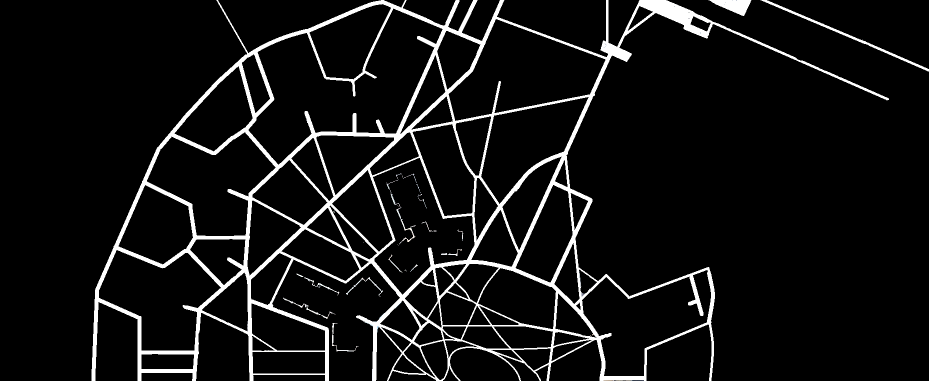
#> input picture masks/mask4.png, 1858 x 761 px (shown at 1/2 size); its folder holds 5 pictures in this run
$ python main.py
#> lines starting #> are read from the running program, lines starting #| are printed output that depends on the picture; after the words box and inside, x2 and y2 are one past the last pixel; in counts of white or black regions, pixels touching at a corner belong together
"""
Compare A* and Dijkstra on a prepared campus map.

The script reads a binary walkability mask and the corresponding satellite
image, builds a grid map, runs both planners from the same start point to the
same goal point, and visualizes:

1. the found paths on the binary grid;
2. the found paths on the satellite image;
3. the visited-node heatmaps.

Coordinates are stored as (x, y), while NumPy arrays are indexed as [y, x].
"""

import cv2
import numpy as np
import matplotlib.pyplot as plt
import heapq
import time


# Select which prepared map to use.
map_id = 4 # change this to 2, 3, 4, ... for other maps

# Start and goal coordinates for the selected map.
# Coordinates must be chosen on white/free areas of the binary mask.
start = (502, 394)
goal  = (1195, 682)


# Input files
mask_path = f"masks/mask{map_id}.png"
map_path  = f"maps/map{map_id}.png"


# Load the mask and satellite image
mask    = cv2.imread(mask_path, cv2.IMREAD_GRAYSCALE)
#> mask: shape (761, 1858); min 0, max 255, mean 19.5
map_img = cv2.imread(map_path)
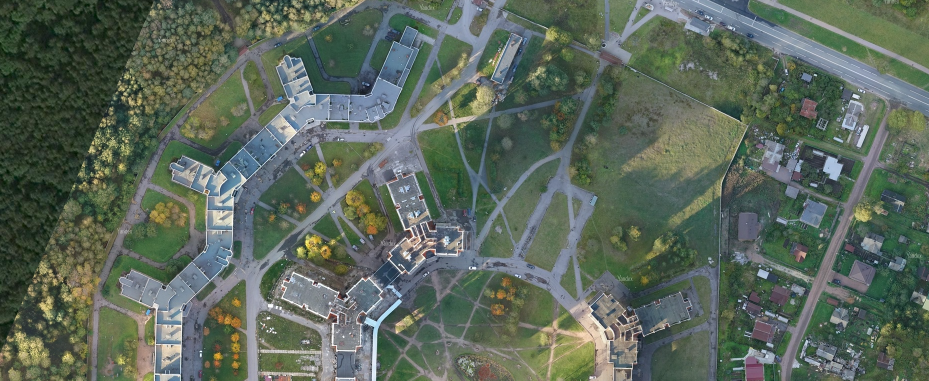
#> input picture maps/map4.png, 1858 x 761 px (shown at 1/2 size)
#> map_img is the input picture: shape (761, 1858, 3); mean B, G, R 91.8, 104.1, 91.7

if mask is None:
    print(f"Error: {mask_path} not found")
    exit()

if map_img is None:
    print(f"Error: {map_path} not found")
    exit()

map_rgb = cv2.cvtColor(map_img, cv2.COLOR_BGR2RGB)


# Convert BGR image from OpenCV to RGB for Matplotlib
# Direct threshold: white -> 1 (free), black -> 0 (obstacle)
grid = (mask > 127).astype(np.uint8)
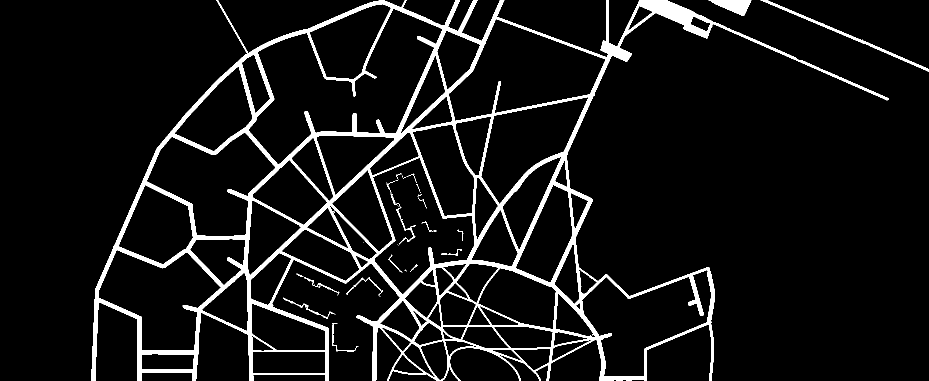
#> grid: shape (761, 1858) (shown at 1/2 size); values 0 (black) and 1 (white), 7.7% white; 42 white regions (24 under 20 px), largest, box (x1, y1, x2, y2) and area: (183, 0, 1778, 761) 103211, (1521, 0, 1858, 143) 1787, (1417, 0, 1503, 32) 1481


# VALIDATION
def is_valid_point(point, grid):
    """Check if a point is inside the map and located on a free cell."""
    x, y = point
    if 0 <= x < grid.shape[1] and 0 <= y < grid.shape[0]:
        return grid[y, x] == 1
    return False

# Check start and goal before running the algorithms
if not is_valid_point(start, grid):
    print(f"Error: start point {start} is not on a free cell.")
    exit()

if not is_valid_point(goal, grid):
    print(f"Error: goal point {goal} is not on a free cell.")
    exit()


# SHARED UTILITIES
def get_neighbors(node, grid):
    """Return valid neighboring cells using 8-connected movement."""
    x, y = node
    directions = [
        (1, 0), (-1, 0), (0, 1), (0, -1),
        (1, 1), (-1, -1), (1, -1), (-1, 1)
    ]
    neighbors = []
    for dx, dy in directions:
        nx, ny = x + dx, y + dy
        if 0 <= nx < grid.shape[1] and 0 <= ny < grid.shape[0]:
            if grid[ny, nx] == 1:
                neighbors.append((nx, ny))
    return neighbors

def euclidean(a, b):
    """Euclidean distance between two points."""
    return np.sqrt((a[0] - b[0])**2 + (a[1] - b[1])**2)

def reconstruct_path(came_from, start, goal):
    """Reconstruct path from the parent dictionary."""
    path = []
    node = goal
    while node in came_from:
        path.append(node)
        node = came_from[node]
    path.append(start)
    path.reverse()
    return path

def path_length(path):
    """Calculate total path length in pixels."""
    total = 0.0
    for i in range(len(path) - 1):
        total += euclidean(path[i], path[i + 1])
    return total


# A* ALGORITHM

def astar(grid, start, goal):
    """Find a shortest path using A* with Euclidean heuristic."""
#> called with start = (502, 394), goal = (1195, 682)
    open_set = []
    heapq.heappush(open_set, (0.0, start))

    came_from     = {}
    g_score       = {start: 0.0}
    visited_count = 0

    while open_set:
        _, current = heapq.heappop(open_set)
        visited_count += 1

        if current == goal:
            return reconstruct_path(came_from, start, goal), visited_count

        for neighbor in get_neighbors(current, grid):
            tentative_g = g_score[current] + euclidean(current, neighbor)

            if neighbor not in g_score or tentative_g < g_score[neighbor]:
                came_from[neighbor] = current
                g_score[neighbor]   = tentative_g
                f_score             = tentative_g + euclidean(neighbor, goal)
                heapq.heappush(open_set, (f_score, neighbor))

    return [], visited_count


# DIJKSTRA ALGORITHM
def dijkstra(grid, start, goal):
    """Find a shortest path using Dijkstra's algorithm."""
    open_set = []
    heapq.heappush(open_set, (0.0, start))

    came_from     = {}
    g_score       = {start: 0.0}
    visited       = set()
    visited_count = 0

    while open_set:
        cost, current = heapq.heappop(open_set)

        if current in visited:
            continue
        visited.add(current)
        visited_count += 1

        if current == goal:
            return reconstruct_path(came_from, start, goal), visited_count

        for neighbor in get_neighbors(current, grid):
            if neighbor in visited:
                continue

            tentative_g = g_score[current] + euclidean(current, neighbor)

            if neighbor not in g_score or tentative_g < g_score[neighbor]:
                came_from[neighbor] = current
                g_score[neighbor]   = tentative_g
                heapq.heappush(open_set, (tentative_g, neighbor))

    return [], visited_count


# Run both algorithms
print(f"\n{'='*45}")
print(f"  Map ID : {map_id}")
print(f"  Start  : {start}")
print(f"  Goal   : {goal}")
print(f"{'='*45}")

t0 = time.perf_counter()
path_astar, visited_astar = astar(grid, start, goal)
#> path_astar = 698 pairs, first value 502 to 1195, second value 394 to 682; visited_astar = 12873
t1 = time.perf_counter()
time_astar = t1 - t0
#> time_astar = 1.43

t0 = time.perf_counter()
path_dijkstra, visited_dijkstra = dijkstra(grid, start, goal)
#> path_dijkstra has the same summary as path_astar; visited_dijkstra = 83236
t1 = time.perf_counter()
time_dijkstra = t1 - t0

# Stop if one of the algorithms failed
if not path_astar:
    print("A*: No path found.")
    exit()

if not path_dijkstra:
    print("Dijkstra: No path found.")
    exit()


# PRINT COMPARISON TABLE
# Numerical comparison
len_astar    = path_length(path_astar)
#> the loop in path_length, `for i in range(len(path) - 1):` made 697 passes
#> total on passes 1 to 3: 1, 2, 3.41
#> after the loop in path_length, `for i in range(len(path) - 1):`: total = 817.1
#> len_astar = 817.1
len_dijkstra = path_length(path_dijkstra)
#> the loop in path_length (call 2), `for i in range(len(path) - 1):` made 697 passes
#> len_dijkstra = 817.1

print(f"\n{'Metric':<25} {'A*':>15} {'Dijkstra':>15}")
print(f"{'-'*55}")
print(f"{'Path points':<25} {len(path_astar):>15} {len(path_dijkstra):>15}")
#| Path points                           698             698
print(f"{'Path length (px)':<25} {len_astar:>15.2f} {len_dijkstra:>15.2f}")
#| Path length (px)                   817.12          817.12
print(f"{'Visited nodes':<25} {visited_astar:>15} {visited_dijkstra:>15}")
#| Visited nodes                       12873           83236
print(f"{'Runtime (s)':<25} {time_astar:>15.4f} {time_dijkstra:>15.4f}")
#| Runtime (s)                        1.4276          3.3248
print(f"{'-'*55}")

ratio_visited = visited_dijkstra / visited_astar if visited_astar > 0 else 0
#> ratio_visited = 6.47
ratio_time    = time_dijkstra / time_astar if time_astar > 0 else 0
#> ratio_time = 2.33
print(f"\nDijkstra visited {ratio_visited:.1f}x more nodes than A*")
#| Dijkstra visited 6.5x more nodes than A*
print(f"Dijkstra took    {ratio_time:.1f}x longer than A*")
#| Dijkstra took    2.3x longer than A*
print(f"Path length difference: {abs(len_astar - len_dijkstra):.4f} px (both optimal)")
#| Path length difference: 0.0000 px (both optimal)


# VISUALIZE — GRID WITH BOTH PATHS
# Show paths on the binary grid
fig, axes = plt.subplots(1, 2, figsize=(16, 8))
fig.suptitle(f"Path Planning Comparison — Map {map_id}", fontsize=14, fontweight='bold')

for ax, path, title, color in zip(
    axes,
    [path_astar, path_dijkstra],
    [f"A*  |  visited: {visited_astar}  |  t: {time_astar:.4f}s",
     f"Dijkstra  |  visited: {visited_dijkstra}  |  t: {time_dijkstra:.4f}s"],
    ['red', 'blue']
):
    ax.imshow(grid, cmap='gray')
    xs = [p[0] for p in path]
    ys = [p[1] for p in path]
    ax.plot(xs, ys, color=color, linewidth=1.5, label='Path')
    ax.plot(start[0], start[1], 'go', markersize=10, label='Start')
    ax.plot(goal[0],  goal[1],  'mo', markersize=10, label='Goal')
    ax.set_title(title, fontsize=10)
    ax.axis('off')
    ax.legend(loc='lower right', fontsize=8)
#> this loop made 2 passes
#> (title, color) on pass 1: ('A*  |  visited: 12873  |  t: 1.4276s', 'red')
#> color on pass 2: 'blue'

plt.tight_layout()


# VISUALIZE — ORIGINAL MAP WITH BOTH PATHS
# Show paths on the satellite map
fig2, axes2 = plt.subplots(1, 2, figsize=(16, 8))
fig2.suptitle(f"Path on Satellite Map — Map {map_id}", fontsize=14, fontweight='bold')

for ax, path, title, color in zip(
    axes2,
    [path_astar, path_dijkstra],
    [f"A*  |  length: {len_astar:.1f} px",
     f"Dijkstra  |  length: {len_dijkstra:.1f} px"],
    ['red', 'blue']
):
    ax.imshow(map_rgb)
    xs = [p[0] for p in path]
    ys = [p[1] for p in path]
    ax.plot(xs, ys, color=color, linewidth=2.0, label='Path')
    ax.plot(start[0], start[1], 'go', markersize=10, label='Start')
    ax.plot(goal[0],  goal[1],  'mo', markersize=10, label='Goal')
    ax.set_title(title, fontsize=10)
    ax.axis('off')
    ax.legend(loc='lower right', fontsize=8)
#> this loop made 2 passes
#> (title, color) on passes 1 to 2: ('A*  |  length: 817.1 px', 'red'), ('Dijkstra  |  length: 817.1 px', 'blue')

plt.tight_layout()


# VISUALIZE — VISITED NODES HEATMAP
def astar_heatmap(grid, start, goal):
    """Create a visit-order heatmap for A*."""
#> called with start = (502, 394), goal = (1195, 682)
    open_set  = []
    heapq.heappush(open_set, (0.0, start))
    g_score   = {start: 0.0}
    visit_map = np.zeros(grid.shape, dtype=np.int32)
    counter   = 0

    while open_set:
        _, current = heapq.heappop(open_set)
        x, y = current
        if visit_map[y, x] == 0:
            counter += 1
            visit_map[y, x] = counter
        if current == goal:
            break
        for neighbor in get_neighbors(current, grid):
            tentative_g = g_score[current] + euclidean(current, neighbor)
            if neighbor not in g_score or tentative_g < g_score[neighbor]:
                g_score[neighbor] = tentative_g
                f = tentative_g + euclidean(neighbor, goal)
                heapq.heappush(open_set, (f, neighbor))
    return visit_map

def dijkstra_heatmap(grid, start, goal):
    """Create a visit-order heatmap for Dijkstra."""
    open_set  = []
    heapq.heappush(open_set, (0.0, start))
    g_score   = {start: 0.0}
    visited   = set()
    visit_map = np.zeros(grid.shape, dtype=np.int32)
    counter   = 0

    while open_set:
        cost, current = heapq.heappop(open_set)
        if current in visited:
            continue
        visited.add(current)
        x, y = current
        counter += 1
        visit_map[y, x] = counter
        if current == goal:
            break
        for neighbor in get_neighbors(current, grid):
            if neighbor in visited:
                continue
            tentative_g = g_score[current] + euclidean(current, neighbor)
            if neighbor not in g_score or tentative_g < g_score[neighbor]:
                g_score[neighbor] = tentative_g
                heapq.heappush(open_set, (tentative_g, neighbor))
    return visit_map

# Build heatmaps
heatmap_astar    = astar_heatmap(grid, start, goal)
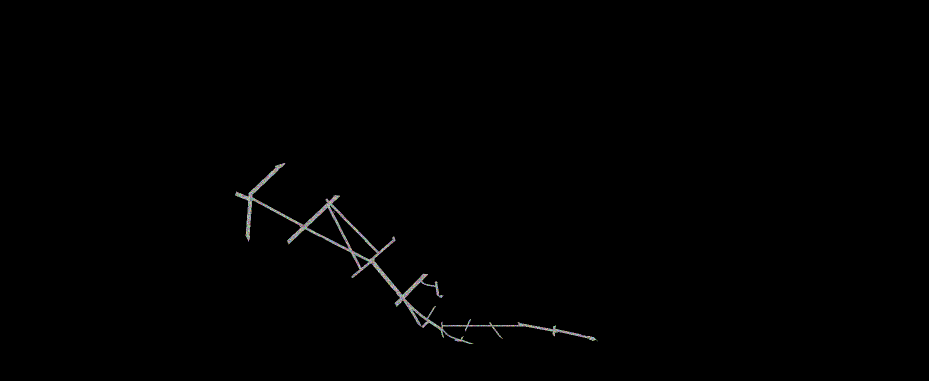
#> heatmap_astar: shape (761, 1858) int32 (shown at 1/2 size); 10508 distinct labels, from 0 to 10507; one colour per label, 0 black
heatmap_dijkstra = dijkstra_heatmap(grid, start, goal)
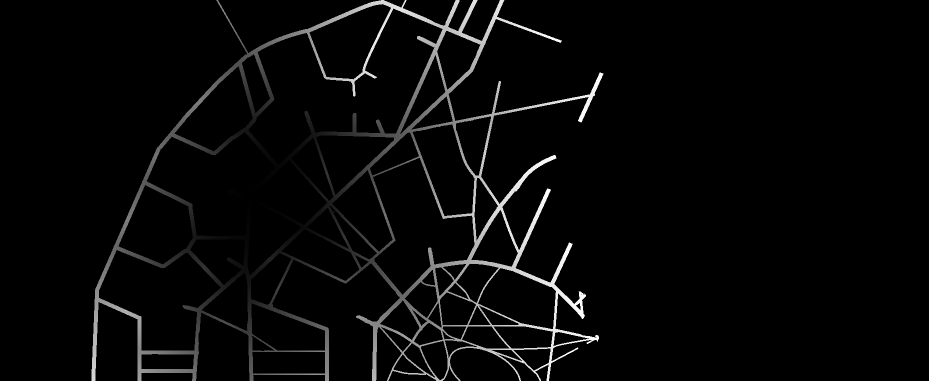
#> heatmap_dijkstra: shape (761, 1858) int32 (shown at 1/2 size); min 0, max 83236, mean 2450; drawn with min black and max white

# Show visited-node heatmaps
fig3, axes3 = plt.subplots(1, 2, figsize=(16, 8))
fig3.suptitle(f"Visited Nodes Heatmap — Map {map_id}", fontsize=14, fontweight='bold')

for ax, hmap, path, title in zip(
    axes3,
    [heatmap_astar, heatmap_dijkstra],
    [path_astar, path_dijkstra],
    [f"A*  |  visited: {visited_astar}",
     f"Dijkstra  |  visited: {visited_dijkstra}"]
):
    display = np.zeros((*grid.shape, 3), dtype=np.uint8)
    display[grid == 1] = [240, 240, 240]
    display[grid == 0] = [30,  30,  30]

    ax.imshow(display)
    masked = np.ma.masked_where(hmap == 0, hmap)
    ax.imshow(masked, cmap='YlOrRd', alpha=0.7,
              vmin=1, vmax=hmap.max() if hmap.max() > 0 else 1)

    xs = [p[0] for p in path]
    ys = [p[1] for p in path]
    ax.plot(xs, ys, 'b-', linewidth=1.5, label='Final path')
    ax.plot(start[0], start[1], 'go', markersize=10, label='Start')
    ax.plot(goal[0],  goal[1],  'mo', markersize=10, label='Goal')
    ax.set_title(title, fontsize=10)
    ax.axis('off')
    ax.legend(loc='lower right', fontsize=8)
#> this loop made 2 passes
#> title on passes 1 to 2: 'A*  |  visited: 12873', 'Dijkstra  |  visited: 83236'

plt.tight_layout()
plt.show()
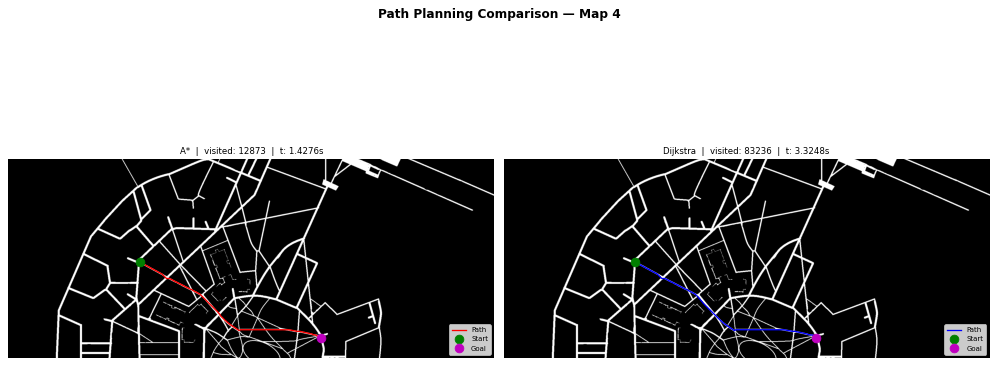
#> figure drawn by matplotlib, 2 panels
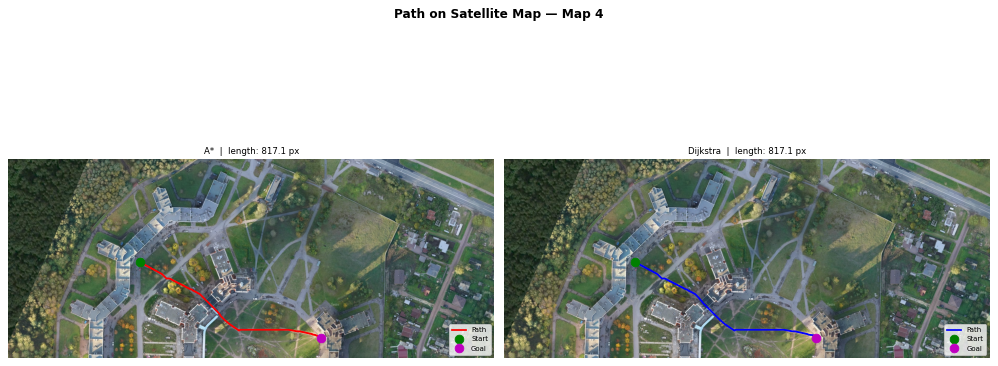
#> figure drawn by matplotlib, 2 panels
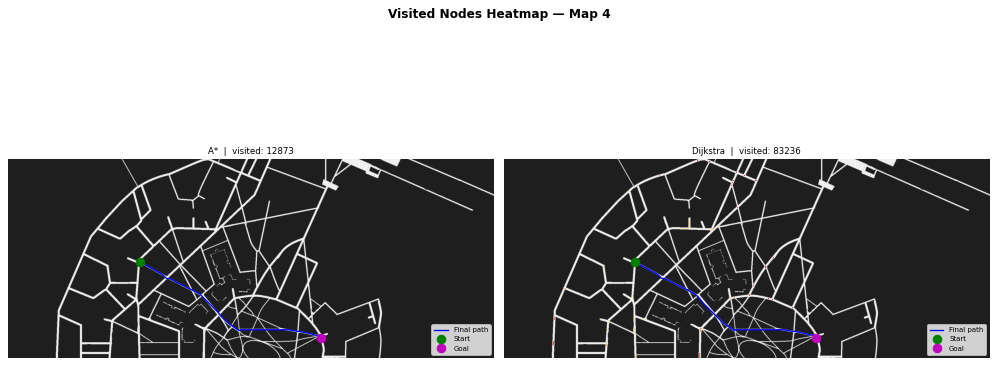
#> figure drawn by matplotlib, 2 panels
